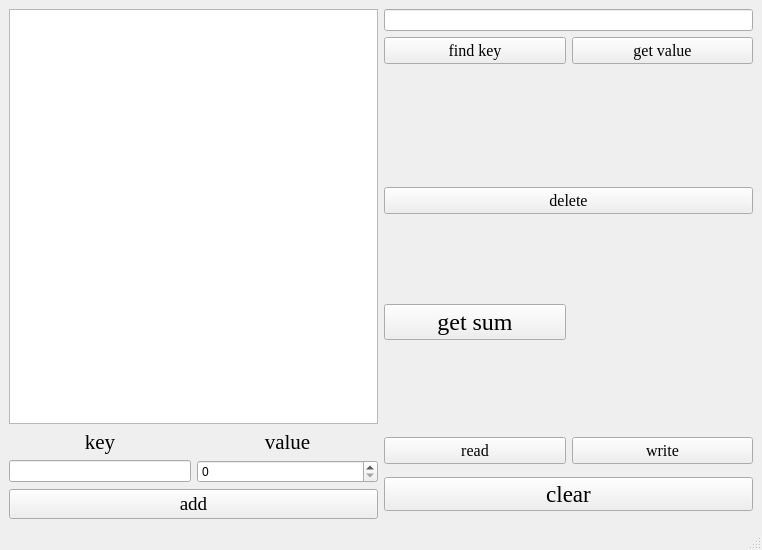
<?xml version="1.0" encoding="UTF-8"?>
<ui version="4.0">
 <class>MainWindow</class>
 <widget class="QMainWindow" name="MainWindow">
  <property name="geometry">
   <rect>
    <x>0</x>
    <y>0</y>
    <width>762</width>
    <height>550</height>
   </rect>
  </property>
  <property name="minimumSize">
   <size>
    <width>762</width>
    <height>550</height>
   </size>
  </property>
  <property name="windowTitle">
   <string>MainWindow</string>
  </property>
  <widget class="QWidget" name="centralwidget">
   <layout class="QGridLayout" name="gridLayout_4">
    <item row="0" column="0" rowspan="2">
     <widget class="QTableWidget" name="table"/>
    </item>
    <item row="0" column="1">
     <layout class="QGridLayout" name="gridLayout_3" columnstretch="2,1,1">
      <item row="0" column="0" colspan="3">
       <widget class="QLineEdit" name="currentKey"/>
      </item>
      <item row="2" column="0">
       <widget class="QLabel" name="isExist">
        <property name="font">
         <font>
          <family>Times New Roman</family>
          <pointsize>14</pointsize>
         </font>
        </property>
        <property name="text">
         <string/>
        </property>
        <property name="alignment">
         <set>Qt::AlignCenter</set>
        </property>
       </widget>
      </item>
      <item row="2" column="1" colspan="2">
       <widget class="QLabel" name="value">
        <property name="font">
         <font>
          <family>Times New Roman</family>
          <pointsize>14</pointsize>
         </font>
        </property>
        <property name="text">
         <string/>
        </property>
        <property name="alignment">
         <set>Qt::AlignCenter</set>
        </property>
       </widget>
      </item>
      <item row="3" column="0" colspan="3">
       <widget class="QPushButton" name="pop">
        <property name="font">
         <font>
          <family>Times New Roman</family>
          <pointsize>12</pointsize>
         </font>
        </property>
        <property name="text">
         <string>delete</string>
        </property>
       </widget>
      </item>
      <item row="1" column="0">
       <widget class="QPushButton" name="find">
        <property name="font">
         <font>
          <family>Times New Roman</family>
          <pointsize>12</pointsize>
         </font>
        </property>
        <property name="text">
         <string>find key</string>
        </property>
       </widget>
      </item>
      <item row="1" column="1" colspan="2">
       <widget class="QPushButton" name="get">
        <property name="font">
         <font>
          <family>Times New Roman</family>
          <pointsize>12</pointsize>
         </font>
        </property>
        <property name="text">
         <string>get value</string>
        </property>
       </widget>
      </item>
     </layout>
    </item>
    <item row="1" column="1">
     <layout class="QHBoxLayout" name="horizontalLayout">
      <item>
       <widget class="QPushButton" name="getSum">
        <property name="font">
         <font>
          <family>Times New Roman</family>
          <pointsize>18</pointsize>
         </font>
        </property>
        <property name="text">
         <string>get sum</string>
        </property>
       </widget>
      </item>
      <item>
       <widget class="QLabel" name="sum">
        <property name="font">
         <font>
          <family>Times New Roman</family>
          <pointsize>14</pointsize>
         </font>
        </property>
        <property name="text">
         <string/>
        </property>
        <property name="alignment">
         <set>Qt::AlignCenter</set>
        </property>
       </widget>
      </item>
     </layout>
    </item>
    <item row="2" column="0">
     <layout class="QGridLayout" name="gridLayout_2" columnstretch="1,1">
      <item row="0" column="1">
       <widget class="QLabel" name="label_2">
        <property name="font">
         <font>
          <family>Times New Roman</family>
          <pointsize>16</pointsize>
         </font>
        </property>
        <property name="text">
         <string>value</string>
        </property>
        <property name="alignment">
         <set>Qt::AlignBottom|Qt::AlignHCenter</set>
        </property>
       </widget>
      </item>
      <item row="2" column="0" colspan="2">
       <widget class="QPushButton" name="add">
        <property name="font">
         <font>
          <family>Times New Roman</family>
          <pointsize>14</pointsize>
         </font>
        </property>
        <property name="text">
         <string>add</string>
        </property>
       </widget>
      </item>
      <item row="0" column="0">
       <widget class="QLabel" name="label">
        <property name="font">
         <font>
          <family>Times New Roman</family>
          <pointsize>16</pointsize>
         </font>
        </property>
        <property name="text">
         <string>key</string>
        </property>
        <property name="alignment">
         <set>Qt::AlignBottom|Qt::AlignHCenter</set>
        </property>
       </widget>
      </item>
      <item row="1" column="1">
       <widget class="QSpinBox" name="data"/>
      </item>
      <item row="1" column="0">
       <widget class="QLineEdit" name="key"/>
      </item>
     </layout>
    </item>
    <item row="2" column="1">
     <layout class="QGridLayout" name="gridLayout">
      <item row="0" column="1">
       <widget class="QPushButton" name="write">
        <property name="font">
         <font>
          <family>Times New Roman</family>
          <pointsize>12</pointsize>
         </font>
        </property>
        <property name="text">
         <string>write</string>
        </property>
       </widget>
      </item>
      <item row="0" column="0">
       <widget class="QPushButton" name="read">
        <property name="font">
         <font>
          <family>Times New Roman</family>
          <pointsize>12</pointsize>
         </font>
        </property>
        <property name="text">
         <string>read</string>
        </property>
       </widget>
      </item>
      <item row="1" column="0" colspan="2">
       <widget class="QPushButton" name="clear">
        <property name="font">
         <font>
          <family>Times New Roman</family>
          <pointsize>17</pointsize>
         </font>
        </property>
        <property name="text">
         <string>clear</string>
        </property>
       </widget>
      </item>
     </layout>
    </item>
   </layout>
  </widget>
  <widget class="QMenuBar" name="menubar">
   <property name="geometry">
    <rect>
     <x>0</x>
     <y>0</y>
     <width>762</width>
     <height>21</height>
    </rect>
   </property>
  </widget>
  <widget class="QStatusBar" name="statusbar"/>
 </widget>
 <resources/>
 <connections/>
</ui>
